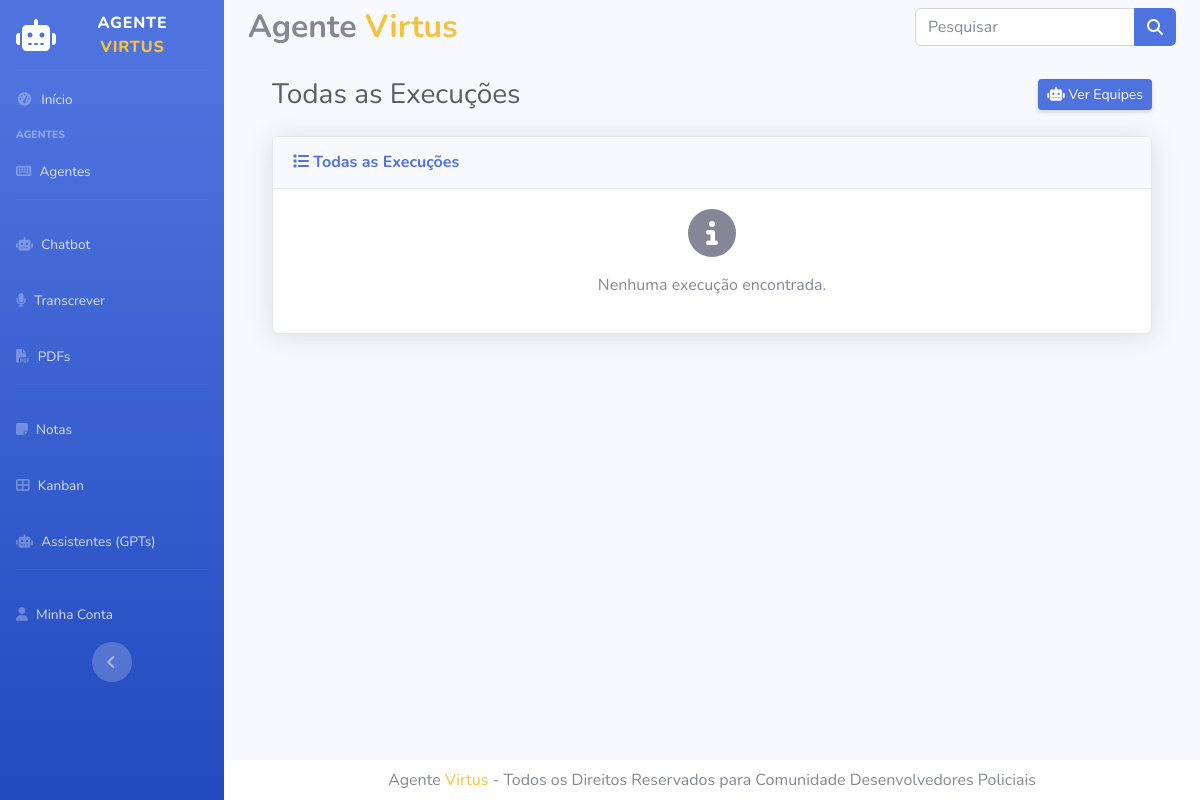
/agentesinteligentes/equipe/2/execucoes, run on an earlier commit of the app's database.
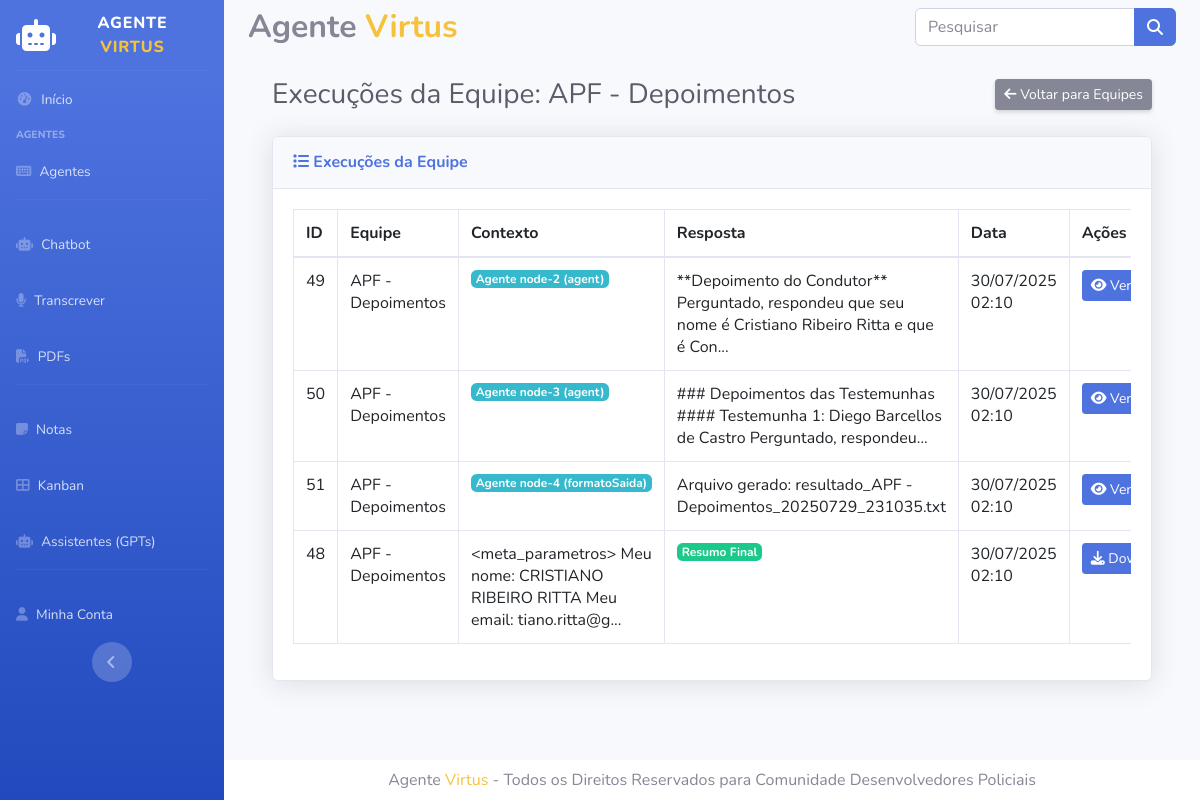
And on a later commit of the database.
### models/models.py (models this page shows, shortened)
class EquipeInteligente(db.Model):
    id = db.Column(db.Integer, primary_key=True)
    nome = db.Column(db.String(200), nullable=False)
    descricao = db.Column(db.Text, nullable=True)
    processo = db.Column(db.String(50), nullable=False)
    memoria = db.Column(db.Integer, nullable=False, default=1) # 1 = ativo, 0 = inativo
    layout = db.Column(db.Text().with_variant(LONGTEXT, "mysql")) # JSON com nós e conexões
    criado_em = db.Column(db.DateTime, default=datetime.utcnow)
    menu_ordem = db.Column(db.Integer, nullable=True)

class ExecucaoEquipe(db.Model):
    id = db.Column(db.Integer, primary_key=True)
    equipe_id = db.Column(db.Integer, db.ForeignKey('equipe_inteligente.id'), nullable=False)
    contexto = db.Column(db.Text, nullable=True)
    resposta = db.Column(db.Text, nullable=True)
    criado_em = db.Column(db.DateTime, default=datetime.utcnow)
    atualizado_em = db.Column(db.DateTime, default=datetime.utcnow, onupdate=datetime.utcnow)
    equipe = db.relationship('EquipeInteligente', backref=db.backref('execucoes', lazy=True))

### routes.py (the view)
    @app.route('/agentesinteligentes/equipe/<int:equipe_id>/execucoes')
    def listar_execucoes_equipe(equipe_id):
        return AgentesController.listar_execucoes(equipe_id)

### app.py (called while the page is built)
@app.before_request
def carregar_menus_dinamicos():
    try:
        menus_dinamicos = EquipeInteligente.query.filter(
            EquipeInteligente.menu_ordem > 0
        ).order_by(EquipeInteligente.menu_ordem).all()
        app.jinja_env.globals['menus'] = menus_dinamicos
    except Exception as e:
        app.jinja_env.globals['menus'] = []
        print(f"Erro ao carregar menus dinâmicos: {e}")

### templates/agentes/execucoes.html (shortened to what the changed rows need)
{% extends 'layout/base.html' %}
{% block main %}
<div class="container-fluid">
    <div class="d-sm-flex align-items-center justify-content-between mb-4">
        <h1 class="h3 mb-0 text-gray-800">
            {% if equipe %}
                Execuções da Equipe: {{ equipe.nome }}
            {% else %}
                Todas as Execuções
            {% endif %}
        </h1>
        <div>
            {% if equipe %}
                <a href="/agentesinteligentes/equipes" class="btn btn-sm btn-secondary shadow-sm">
                    <i class="fas fa-arrow-left"></i> Voltar para Equipes
                </a>
            {% else %}
                <a href="/agentesinteligentes/equipes" class="btn btn-sm btn-primary shadow-sm">
                    <i class="fas fa-robot"></i> Ver Equipes
                </a>
            {% endif %}
        </div>
    </div>
    <div class="card shadow mb-4">
        <div class="card-header py-3">
            <h6 class="m-0 font-weight-bold text-primary">
                <i class="fas fa-list"></i>
                {% if equipe %}
                    Execuções da Equipe
                {% else %}
                    Todas as Execuções
                {% endif %}
            </h6>
        </div>
        <div class="card-body">
            {% if execucoes %}
                <div class="table-responsive">
                    <table class="table table-bordered" id="dataTable" width="100%" cellspacing="0">
                        <thead>
                            <tr>
                                <th>ID</th>
                                <th>Equipe</th>
                                <th>Contexto</th>
                                <th>Resposta</th>
                                <th>Data</th>
                                <th width="1%">Ações</th>
                            </tr>
                        </thead>
                        <tbody>
                            {% for execucao in execucoes %}
                            <tr>
                                <td>{{ execucao.id }}</td>
                                <td>
                                    {% if equipe %}
                                        {{ equipe.nome }}
                                    {% else %}
                                        {{ execucao.equipe.nome }}
                                    {% endif %}
                                </td>
                                <td>
                                    {% if execucao.contexto %}
                                        {% if "Agente" in execucao.contexto %}
                                            <span class="badge badge-info">{{ execucao.contexto.split(' - ')[1] if ' - ' in execucao.contexto else execucao.contexto }}</span>
                                        {% else %}
                                            {{ execucao.contexto[:100] }}{% if execucao.contexto|length > 100 %}...{% endif %}
                                        {% endif %}
                                    {% else %}
                                        <span class="text-muted">Sem contexto</span>
                                    {% endif %}
                                </td>
                                <td>
                                    {% if execucao.resposta %}
                                        {% if "Execução completa" in execucao.resposta %}
                                            <span class="badge badge-success">Resumo Final</span>
                                        {% else %}
                                            {{ execucao.resposta[:100] }}{% if execucao.resposta|length > 100 %}...{% endif %}
                                        {% endif %}
                                    {% else %}
                                        <span class="text-muted">Sem resposta</span>
                                    {% endif %}
                                </td>
                                <td>{{ execucao.criado_em.strftime('%d/%m/%Y %H:%M') }}</td>
                                <td nowrap>
                                    {% if "Execução completa" in execucao.resposta %}
                                    <a href="/agentesinteligentes/download_arquivo/{{ execucao.equipe_id }}/{{ execucao.id }}/txt" class="btn btn-primary btn-sm">
                                        <i class="fas fa-download"></i> Download
                                    </a>
                                    {% endif %}
                                    <a href="/agentesinteligentes/execucao/{{ execucao.id }}" class="btn btn-primary btn-sm">
                                        <i class="fas fa-eye"></i> Ver
                                    </a>
                                </td>
                            </tr>
                            {% endfor %}
                        </tbody>
                    </table>
                </div>
            {% else %}
                <div class="text-center text-muted">
                    <i class="fas fa-info-circle fa-3x mb-3"></i>
                    <p>Nenhuma execução encontrada.</p>
                </div>
            {% endif %}
        </div>
    </div>
</div>
{% endblock %}

What changed in the data, as far as the page shows it:
now on this page (row edited): EquipeInteligente: nome "APF - Depoimentos"
added ExecucaoEquipe: id "49", contexto "Agente node-2 (agent)", resposta "**Depoimento do Condutor** Perguntado, respondeu que seu nome é Cristiano Ribeiro Ritta e que é Con", criado_em "30/07/2025 02:10"
added ExecucaoEquipe: id "50", contexto "Agente node-3 (agent)", resposta "### Depoimentos das Testemunhas #### Testemunha 1: Diego Barcellos de Castro Perguntado, respondeu", criado_em "30/07/2025 02:10"
added ExecucaoEquipe: id "51", contexto "Agente node-4 (formatoSaida)", resposta "Arquivo gerado: resultado_APF - Depoimentos_20250729_231035.txt", criado_em "30/07/2025 02:10"
added ExecucaoEquipe: id "48", contexto "<meta_parametros> Meu nome: CRISTIANO RIBEIRO RITTA Meu email: tiano.ritta@g", shows "Resumo Final", criado_em "30/07/2025 02:10"
Also different on the page:
text no longer shown: "Todas as Execuções Ver Equipes Todas as Execuções Nenhuma execução encontrada."
text now shown: "Execuções da Equipe: Voltar para Equipes Execuções da Equipe ID Equipe Contexto Resposta Data Ações"
